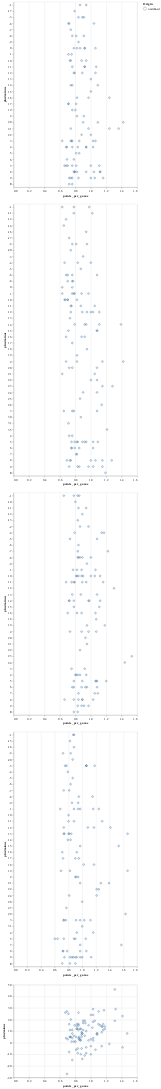

Notebook cell for this chart:
### Code cell
###2019-2020
brush = alt.selection_interval()
signed_chart0 = alt.Chart(signedData0).mark_point().encode(
    x='points_per_game',
    y='plus/minus',
    color=alt.condition(brush, 'Origin:N', alt.value('red'))
    
).add_selection(brush)


####2018-2019
signed_chart1 = alt.Chart(signedData1).mark_point().encode(
    x='points_per_game',
    y='plus/minus',
    color=alt.condition(brush, 'Origin:N', alt.value('green'))
    
).add_selection(brush)

###2017-2018
signed_chart2 = alt.Chart(signedData2).mark_point().encode(
    x='points_per_game',
    y='plus/minus',
    color=alt.condition(brush, 'Origin:N', alt.value('blue'))
    
).add_selection(brush)

###2016-2017
signed_chart3 = alt.Chart(signedData3).mark_point().encode(
    x='points_per_game',
    y='plus/minus',
    color=alt.condition(brush, 'Origin:N', alt.value('yellow'))
    
).add_selection(brush)


###2015-2016
signed_chart4 = alt.Chart(signedData4).mark_point().encode(
    x='points_per_game:Q',
    y='plus/minus:Q',
    color=alt.condition(brush, 'Origin:O', alt.value('black'))
    
).add_selection(brush)



signed_chart0 & signed_chart1 & signed_chart2 & signed_chart3 & signed_chart4

### Figure 1 — Vega-Lite specification as saved in the notebook (floating-point values rounded to 4 significant figures)
{"config": {"view": {"continuousWidth": 400, "continuousHeight": 300}}, "vconcat": [{"data": {"name": "data-ef391a977b0d6a9921dfde7115b8bb86"}, "mark": "point", "encoding": {"color": {"condition": {"type": "nominal", "field": "Origin", "selection": "selector014"}, "value": "red"}, "x": {"type": "quantitative", "field": "points_per_game"}, "y": {"type": "nominal", "field": "plus/minus"}}, "selection": {"selector014": {"type": "interval"}}}, {"data": {"name": "data-d17ae67a3be5913799b0c5e7d660844f"}, "mark": "point", "encoding": {"color": {"condition": {"type": "nominal", "field": "Origin", "selection": "selector014"}, "value": "green"}, "x": {"type": "quantitative", "field": "points_per_game"}, "y": {"type": "nominal", "field": "plus/minus"}}, "selection": {"selector014": {"type": "interval"}}}, {"data": {"name": "data-cd3503a13f211acdaae930c1ab587e7e"}, "mark": "point", "encoding": {"color": {"condition": {"type": "nominal", "field": "Origin", "selection": "selector014"}, "value": "blue"}, "x": {"type": "quantitative", "field": "points_per_game"}, "y": {"type": "nominal", "field": "plus/minus"}}, "selection": {"selector014": {"type": "interval"}}}, {"data": {"name": "data-87914b5b9c08f03e61849525e9f81a67"}, "mark": "point", "encoding": {"color": {"condition": {"type": "nominal", "field": "Origin", "selection": "selector014"}, "value": "yellow"}, "x": {"type": "quantitative", "field": "points_per_game"}, "y": {"type": "nominal", "field": "plus/minus"}}, "selection": {"selector014": {"type": "interval"}}}, {"data": {"name": "data-3b669e1c573d7ffa0ff50f982a45d458"}, "mark": "point", "encoding": {"color": {"condition": {"type": "ordinal", "field": "Origin", "selection": "selector014"}, "value": "black"}, "x": {"type": "quantitative", "field": "points_per_game"}, "y": {"type": "quantitative", "field": "plus/minus"}}, "selection": {"selector014": {"type": "interval"}}}], "$schema": "https://vega.github.io/schema/vega-lite/v4.8.1.json", "datasets": {"data-ef391a977b0d6a9921dfde7115b8bb86": [{"points_per_game": 1.36, "plus/minus": "21"}, {"points_per_game": 1.42, "plus/minus": "20"}, {"points_per_game": 1.24, "plus/minus": "21"}, {"points_per_game": 1.24, "plus/minus": "16"}, {"points_per_game": 1.11, "plus/minus": "7"}, {"points_per_game": 1.05, "plus/minus": "9"}, {"points_per_game": 1.12, "plus/minus": "8"}, {"points_per_game": 1.12, "plus/minus": "8"}, {"points_per_game": 1.06, "plus/minus": "12"}, {"points_per_game": 1.09, "plus/minus": "20"}, {"points_per_game": 1.09, "plus/minus": "14"}, {"points_per_game": 1.03, "plus/minus": "4"}, {"points_per_game": 1.0, "plus/minus": "13"}, {"points_per_game": 1.16, "plus/minus": "9"}, {"points_per_game": 1.06, "plus/minus": "0"}, {"points_per_game": 0.92, "plus/minus": "11"}, {"points_per_game": 0.85, "plus/minus": "3"}, {"points_per_game": 0.94, "plus/minus": "-1"}, {"points_per_game": 0.92, "plus/minus": "0"}, {"points_per_game": 0.92, "plus/minus": "11"}, {"points_per_game": 1.06, "plus/minus": "3"}, {"points_per_game": 1.0, "plus/minus": "22"}, {"points_per_game": 0.94, "plus/minus": "4"}, {"points_per_game": 0.92, "plus/minus": "0"}, {"points_per_game": 1.07, "plus/minus": "11"}, {"points_per_game": 1.03, "plus/minus": "3"}, {"points_per_game": 1.0, "plus/minus": "9"}, {"points_per_game": 0.94, "plus/minus": "10"}, {"points_per_game": 0.94, "plus/minus": "4"}, {"points_per_game": 0.89, "plus/minus": "-3"}, {"points_per_game": 0.89, "plus/minus": "12"}, {"points_per_game": 1.0, "plus/minus": "15"}, {"points_per_game": 0.94, "plus/minus": "8"}, {"points_per_game": 0.91, "plus/minus": "2"}, {"points_per_game": 0.91, "plus/minus": "-3"}, {"points_per_game": 0.86, "plus/minus": "0"}, {"points_per_game": 0.97, "plus/minus": "21"}, {"points_per_game": 0.91, "plus/minus": "-8"}, {"points_per_game": 0.88, "plus/minus": "10"}, {"points_per_game": 0.86, "plus/minus": "-1"}, {"points_per_game": 0.81, "plus/minus": "17"}, {"points_per_game": 1.04, "plus/minus": "8"}, {"points_per_game": 0.97, "plus/minus": "16"}, {"points_per_game": 0.88, "plus/minus": "22"}, {"points_per_game": 0.83, "plus/minus": "4"}, {"points_per_game": 0.81, "plus/minus": "5"}, {"points_per_game": 0.81, "plus/minus": "7"}, {"points_per_game": 0.78, "plus/minus": "0"}, {"points_per_game": 0.85, "plus/minus": "5"}, {"points_per_game": 0.82, "plus/minus": "2"}, {"points_per_game": 0.82, "plus/minus": "0"}, {"points_per_game": 0.82, "plus/minus": "8"}, {"points_per_game": 0.82, "plus/minus": "16"}, {"points_per_game": 0.8, "plus/minus": "19"}, {"points_per_game": 0.78, "plus/minus": "6"}, {"points_per_game": 0.78, "plus/minus": "8"}, {"points_per_game": 0.78, "plus/minus": "12"}, {"points_per_game": 0.74, "plus/minus": "-7"}, {"points_per_game": 0.68, "plus/minus": "4"}, {"points_per_game": 1.04, "plus/minus": "-6"}, {"points_per_game": 0.84, "plus/minus": "-3"}, {"points_per_game": 0.84, "plus/minus": "9"}, {"points_per_game": 0.84, "plus/minus": "-9"}, {"points_per_game": 0.79, "plus/minus": "8"}, {"points_per_game": 0.79, "plus/minus": "12"}, {"points_per_game": 0.79, "plus/minus": "-17"}, {"points_per_game": 0.79, "plus/minus": "8"}, {"points_per_game": 0.75, "plus/minus": "1"}, {"points_per_game": 0.75, "plus/minus": "3"}, {"points_per_game": 0.73, "plus/minus": "10"}, {"points_per_game": 0.71, "plus/minus": "1"}, {"points_per_game": 0.71, "plus/minus": "-6"}, {"points_per_game": 0.71, "plus/minus": "17"}, {"points_per_game": 0.69, "plus/minus": "6"}, {"points_per_game": 0.69, "plus/minus": "4"}, {"points_per_game": 0.68, "plus/minus": "7"}, {"points_per_game": 0.9, "plus/minus": "20"}, {"points_per_game": 0.76, "plus/minus": "4"}, {"points_per_game": 0.76, "plus/minus": "9"}, {"points_per_game": 0.76, "plus/minus": "3"}, {"points_per_game": 0.76, "plus/minus": "E"}, {"points_per_game": 0.74, "plus/minus": "10"}, {"points_per_game": 0.72, "plus/minus": "9"}, {"points_per_game": 0.72, "plus/minus": "E"}, {"points_per_game": 0.72, "plus/minus": "-6"}, {"points_per_game": 0.7, "plus/minus": "7"}, {"points_per_game": 0.63, "plus/minus": "3"}, {"points_per_game": 1.0, "plus/minus": "7"}, {"points_per_game": 0.81, "plus/minus": "-8"}, {"points_per_game": 0.76, "plus/minus": "7"}, {"points_per_game": 0.76, "plus/minus": "14"}, {"points_per_game": 0.76, "plus/minus": "19"}, {"points_per_game": 0.76, "plus/minus": "-8"}, {"points_per_game": 0.76, "plus/minus": "11"}, {"points_per_game": 0.74, "plus/minus": "9"}, {"points_per_game": 0.74, "plus/minus": "14"}, {"points_per_game": 0.74, "plus/minus": "21"}, {"points_per_game": 0.74, "plus/minus": "3"}, {"points_per_game": 0.71, "plus/minus": "17"}, {"points_per_game": 0.66, "plus/minus": "7"}], "data-d17ae67a3be5913799b0c5e7d660844f": [{"points_per_game": 1.39, "plus/minus": "14"}, {"points_per_game": 1.28, "plus/minus": "23"}, {"points_per_game": 1.27, "plus/minus": "8"}, {"points_per_game": 1.21, "plus/minus": "35"}, {"points_per_game": 1.15, "plus/minus": "2"}, {"points_per_game": 1.15, "plus/minus": "8"}, {"points_per_game": 1.15, "plus/minus": "9"}, {"points_per_game": 1.15, "plus/minus": "23"}, {"points_per_game": 1.42, "plus/minus": "2"}, {"points_per_game": 1.05, "plus/minus": "11"}, {"points_per_game": 1.14, "plus/minus": "28"}, {"points_per_game": 1.11, "plus/minus": "12"}, {"points_per_game": 1.08, "plus/minus": "20"}, {"points_per_game": 1.05, "plus/minus": "21"}, {"points_per_game": 1.02, "plus/minus": "-11"}, {"points_per_game": 1.0, "plus/minus": "22"}, {"points_per_game": 1.08, "plus/minus": "24"}, {"points_per_game": 1.08, "plus/minus": "3"}, {"points_per_game": 1.11, "plus/minus": "14"}, {"points_per_game": 1.08, "plus/minus": "-6"}, {"points_per_game": 1.08, "plus/minus": "22"}, {"points_per_game": 1.08, "plus/minus": "15"}, {"points_per_game": 1.03, "plus/minus": "9"}, {"points_per_game": 1.03, "plus/minus": "12"}, {"points_per_game": 0.98, "plus/minus": "-1"}, {"points_per_game": 1.0, "plus/minus": "-4"}, {"points_per_game": 1.03, "plus/minus": "5"}, {"points_per_game": 1.19, "plus/minus": "E"}, {"points_per_game": 1.03, "plus/minus": "6"}, {"points_per_game": 0.97, "plus/minus": "1"}, {"points_per_game": 0.95, "plus/minus": "18"}, {"points_per_game": 1.09, "plus/minus": "5"}, {"points_per_game": 1.0, "plus/minus": "8"}, {"points_per_game": 1.0, "plus/minus": "12"}, {"points_per_game": 0.97, "plus/minus": "9"}, {"points_per_game": 0.95, "plus/minus": "-2"}, {"points_per_game": 0.88, "plus/minus": "16"}, {"points_per_game": 0.95, "plus/minus": "12"}, {"points_per_game": 0.92, "plus/minus": "5"}, {"points_per_game": 0.92, "plus/minus": "16"}, {"points_per_game": 0.9, "plus/minus": "-3"}, {"points_per_game": 0.9, "plus/minus": "24"}, {"points_per_game": 1.06, "plus/minus": "8"}, {"points_per_game": 0.94, "plus/minus": "-16"}, {"points_per_game": 0.94, "plus/minus": "5"}, {"points_per_game": 0.94, "plus/minus": "14"}, {"points_per_game": 0.89, "plus/minus": "5"}, {"points_per_game": 0.87, "plus/minus": "30"}, {"points_per_game": 0.85, "plus/minus": "9"}, {"points_per_game": 0.83, "plus/minus": "-4"}, {"points_per_game": 0.92, "plus/minus": "14"}, {"points_per_game": 0.87, "plus/minus": "11"}, {"points_per_game": 0.85, "plus/minus": "6"}, {"points_per_game": 0.82, "plus/minus": "19"}, {"points_per_game": 0.82, "plus/minus": "10"}, {"points_per_game": 0.76, "plus/minus": "20"}, {"points_per_game": 0.89, "plus/minus": "12"}, {"points_per_game": 0.82, "plus/minus": "7"}, {"points_per_game": 0.82, "plus/minus": "5"}, {"points_per_game": 0.78, "plus/minus": "-1"}, {"points_per_game": 0.86, "plus/minus": "25"}, {"points_per_game": 0.83, "plus/minus": "9"}, {"points_per_game": 0.83, "plus/minus": "5"}, {"points_per_game": 0.81, "plus/minus": "7"}, {"points_per_game": 0.79, "plus/minus": "1"}, {"points_per_game": 0.79, "plus/minus": "5"}, {"points_per_game": 0.79, "plus/minus": "14"}, {"points_per_game": 0.75, "plus/minus": "11"}, {"points_per_game": 0.73, "plus/minus": "13"}, {"points_per_game": 0.71, "plus/minus": "15"}, {"points_per_game": 0.88, "plus/minus": "1"}, {"points_per_game": 0.78, "plus/minus": "-11"}, {"points_per_game": 0.76, "plus/minus": "4"}, {"points_per_game": 0.74, "plus/minus": "11"}, {"points_per_game": 0.74, "plus/minus": "12"}, {"points_per_game": 0.74, "plus/minus": "8"}, {"points_per_game": 0.74, "plus/minus": "-20"}, {"points_per_game": 0.72, "plus/minus": "20"}, {"points_per_game": 0.71, "plus/minus": "31"}, {"points_per_game": 0.69, "plus/minus": "8"}, {"points_per_game": 1.08, "plus/minus": "15"}, {"points_per_game": 0.82, "plus/minus": "2"}, {"points_per_game": 0.78, "plus/minus": "3"}, {"points_per_game": 0.78, "plus/minus": "1"}, {"points_per_game": 0.76, "plus/minus": "-8"}, {"points_per_game": 0.76, "plus/minus": "17"}, {"points_per_game": 0.72, "plus/minus": "9"}, {"points_per_game": 0.68, "plus/minus": "-12"}, {"points_per_game": 0.79, "plus/minus": "6"}, {"points_per_game": 0.77, "plus/minus": "-8"}, {"points_per_game": 0.75, "plus/minus": "5"}, {"points_per_game": 0.75, "plus/minus": "6"}, {"points_per_game": 0.75, "plus/minus": "6"}, {"points_per_game": 0.73, "plus/minus": "8"}, {"points_per_game": 0.66, "plus/minus": "-4"}, {"points_per_game": 0.66, "plus/minus": "10"}, {"points_per_game": 0.87, "plus/minus": "-5"}, {"points_per_game": 0.81, "plus/minus": "-2"}, {"points_per_game": 0.76, "plus/minus": "0"}, {"points_per_game": 0.76, "plus/minus": "1"}, {"points_per_game": 0.76, "plus/minus": "3"}, {"points_per_game": 0.76, "plus/minus": "-6"}, {"points_per_game": 0.76, "plus/minus": "-2"}, {"points_per_game": 0.72, "plus/minus": "4"}, {"points_per_game": 0.72, "plus/minus": "-17"}, {"points_per_game": 0.7, "plus/minus": "-8"}, {"points_per_game": 0.7, "plus/minus": "-6"}, {"points_per_game": 0.7, "plus/minus": "10"}, {"points_per_game": 0.7, "plus/minus": "10"}, {"points_per_game": 0.68, "plus/minus": "16"}, {"points_per_game": 0.68, "plus/minus": "2"}, {"points_per_game": 0.68, "plus/minus": "-6"}, {"points_per_game": 0.67, "plus/minus": "10"}, {"points_per_game": 0.65, "plus/minus": "3"}, {"points_per_game": 0.65, "plus/minus": "-14"}, {"points_per_game": 0.63, "plus/minus": "1"}, {"points_per_game": 0.63, "plus/minus": "0"}, {"points_per_game": 0.63, "plus/minus": "21"}, {"points_per_game": 0.63, "plus/minus": "-1"}], "data-cd3503a13f211acdaae930c1ab587e7e": [{"points_per_game": 1.53, "plus/minus": "23"}, {"points_per_game": 1.44, "plus/minus": "24"}, {"points_per_game": 1.2, "plus/minus": "5"}, {"points_per_game": 1.3, "plus/minus": "12"}, {"points_per_game": 1.12, "plus/minus": "10"}, {"points_per_game": 1.09, "plus/minus": "7"}, {"points_per_game": 1.18, "plus/minus": "19"}, {"points_per_game": 1.22, "plus/minus": "-7"}, {"points_per_game": 1.12, "plus/minus": "14"}, {"points_per_game": 1.07, "plus/minus": "2"}, {"points_per_game": 1.07, "plus/minus": "5"}, {"points_per_game": 1.07, "plus/minus": "18"}, {"points_per_game": 1.17, "plus/minus": "-4"}, {"points_per_game": 1.14, "plus/minus": "-4"}, {"points_per_game": 1.05, "plus/minus": "10"}, {"points_per_game": 0.98, "plus/minus": "14"}, {"points_per_game": 1.08, "plus/minus": "5"}, {"points_per_game": 1.11, "plus/minus": "15"}, {"points_per_game": 1.08, "plus/minus": "-5"}, {"points_per_game": 1.08, "plus/minus": "13"}, {"points_per_game": 1.08, "plus/minus": "6"}, {"points_per_game": 1.05, "plus/minus": "7"}, {"points_per_game": 0.97, "plus/minus": "14"}, {"points_per_game": 0.95, "plus/minus": "21"}, {"points_per_game": 0.89, "plus/minus": "11"}, {"points_per_game": 1.06, "plus/minus": "1"}, {"points_per_game": 1.06, "plus/minus": "5"}, {"points_per_game": 1.03, "plus/minus": "8"}, {"points_per_game": 0.95, "plus/minus": "19"}, {"points_per_game": 1.0, "plus/minus": "10"}, {"points_per_game": 0.93, "plus/minus": "20"}, {"points_per_game": 0.93, "plus/minus": "6"}, {"points_per_game": 0.9, "plus/minus": "10"}, {"points_per_game": 1.16, "plus/minus": "11"}, {"points_per_game": 0.95, "plus/minus": "6"}, {"points_per_game": 0.88, "plus/minus": "2"}, {"points_per_game": 0.86, "plus/minus": "22"}, {"points_per_game": 1.0, "plus/minus": "-8"}, {"points_per_game": 0.97, "plus/minus": "-2"}, {"points_per_game": 0.95, "plus/minus": "-9"}, {"points_per_game": 0.88, "plus/minus": "10"}, {"points_per_game": 0.88, "plus/minus": "16"}, {"points_per_game": 0.97, "plus/minus": "2"}, {"points_per_game": 0.94, "plus/minus": "-11"}, {"points_per_game": 0.94, "plus/minus": "4"}, {"points_per_game": 0.92, "plus/minus": "3"}, {"points_per_game": 0.89, "plus/minus": "5"}, {"points_per_game": 0.83, "plus/minus": "9"}, {"points_per_game": 0.81, "plus/minus": "10"}, {"points_per_game": 0.79, "plus/minus": "11"}, {"points_per_game": 1.06, "plus/minus": "16"}, {"points_per_game": 0.89, "plus/minus": "8"}, {"points_per_game": 0.89, "plus/minus": "-12"}, {"points_per_game": 0.87, "plus/minus": "13"}, {"points_per_game": 0.82, "plus/minus": "16"}, {"points_per_game": 0.8, "plus/minus": "4"}, {"points_per_game": 0.89, "plus/minus": "-8"}, {"points_per_game": 0.86, "plus/minus": "-2"}, {"points_per_game": 0.84, "plus/minus": "-8"}, {"points_per_game": 0.78, "plus/minus": "8"}, {"points_per_game": 0.89, "plus/minus": "8"}, {"points_per_game": 0.86, "plus/minus": "4"}, {"points_per_game": 0.84, "plus/minus": "-6"}, {"points_per_game": 0.84, "plus/minus": "8"}, {"points_per_game": 0.84, "plus/minus": "10"}, {"points_per_game": 0.84, "plus/minus": "7"}, {"points_per_game": 0.84, "plus/minus": "-11"}, {"points_per_game": 0.82, "plus/minus": "10"}, {"points_per_game": 0.78, "plus/minus": "11"}, {"points_per_game": 0.78, "plus/minus": "E"}, {"points_per_game": 0.78, "plus/minus": "15"}, {"points_per_game": 0.7, "plus/minus": "16"}, {"points_per_game": 0.94, "plus/minus": "11"}, {"points_per_game": 0.88, "plus/minus": "6"}, {"points_per_game": 0.88, "plus/minus": "9"}, {"points_per_game": 0.86, "plus/minus": "-8"}, {"points_per_game": 0.83, "plus/minus": "E"}, {"points_per_game": 0.83, "plus/minus": "4"}, {"points_per_game": 0.83, "plus/minus": "-8"}, {"points_per_game": 0.83, "plus/minus": "-7"}, {"points_per_game": 0.83, "plus/minus": "-1"}, {"points_per_game": 0.83, "plus/minus": "-13"}, {"points_per_game": 0.79, "plus/minus": "-4"}, {"points_per_game": 0.77, "plus/minus": "1"}, {"points_per_game": 0.75, "plus/minus": "3"}, {"points_per_game": 0.75, "plus/minus": "11"}, {"points_per_game": 0.73, "plus/minus": "-5"}, {"points_per_game": 0.73, "plus/minus": "2"}, {"points_per_game": 0.68, "plus/minus": "11"}, {"points_per_game": 0.91, "plus/minus": "9"}, {"points_per_game": 0.88, "plus/minus": "1"}, {"points_per_game": 0.81, "plus/minus": "4"}, {"points_per_game": 0.78, "plus/minus": "-1"}, {"points_per_game": 0.78, "plus/minus": "14"}, {"points_per_game": 0.76, "plus/minus": "6"}, {"points_per_game": 0.76, "plus/minus": "13"}, {"points_per_game": 0.72, "plus/minus": "14"}, {"points_per_game": 0.66, "plus/minus": "8"}, {"points_per_game": 0.97, "plus/minus": "9"}, {"points_per_game": 0.85, "plus/minus": "-1"}, {"points_per_game": 0.82, "plus/minus": "1"}, {"points_per_game": 0.8, "plus/minus": "-10"}, {"points_per_game": 0.78, "plus/minus": "5"}, {"points_per_game": 0.78, "plus/minus": "6"}, {"points_per_game": 0.72, "plus/minus": "14"}, {"points_per_game": 0.65, "plus/minus": "-1"}], "data-87914b5b9c08f03e61849525e9f81a67": [{"points_per_game": 1.66, "plus/minus": "13"}, {"points_per_game": 1.66, "plus/minus": "19"}, {"points_per_game": 1.57, "plus/minus": "7"}, {"points_per_game": 1.63, "plus/minus": "29"}, {"points_per_game": 1.53, "plus/minus": "15"}, {"points_per_game": 1.41, "plus/minus": "12"}, {"points_per_game": 1.39, "plus/minus": "21"}, {"points_per_game": 1.27, "plus/minus": "21"}, {"points_per_game": 1.24, "plus/minus": "22"}, {"points_per_game": 1.21, "plus/minus": "22"}, {"points_per_game": 1.29, "plus/minus": "11"}, {"points_per_game": 1.24, "plus/minus": "1"}, {"points_per_game": 1.21, "plus/minus": "24"}, {"points_per_game": 1.16, "plus/minus": "1"}, {"points_per_game": 1.16, "plus/minus": "4"}, {"points_per_game": 1.13, "plus/minus": "9"}, {"points_per_game": 1.17, "plus/minus": "18"}, {"points_per_game": 1.17, "plus/minus": "12"}, {"points_per_game": 1.05, "plus/minus": "5"}, {"points_per_game": 1.02, "plus/minus": "18"}, {"points_per_game": 1.18, "plus/minus": "-3"}, {"points_per_game": 1.15, "plus/minus": "-8"}, {"points_per_game": 1.03, "plus/minus": "3"}, {"points_per_game": 0.97, "plus/minus": "21"}, {"points_per_game": 1.06, "plus/minus": "-3"}, {"points_per_game": 0.97, "plus/minus": "15"}, {"points_per_game": 1.0, "plus/minus": "26"}, {"points_per_game": 0.97, "plus/minus": "7"}, {"points_per_game": 0.95, "plus/minus": "-8"}, {"points_per_game": 0.9, "plus/minus": "5"}, {"points_per_game": 0.88, "plus/minus": "5"}, {"points_per_game": 1.06, "plus/minus": "-3"}, {"points_per_game": 1.0, "plus/minus": "31"}, {"points_per_game": 0.97, "plus/minus": "3"}, {"points_per_game": 0.95, "plus/minus": "17"}, {"points_per_game": 0.92, "plus/minus": "4"}, {"points_per_game": 0.92, "plus/minus": "16"}, {"points_per_game": 0.92, "plus/minus": "9"}, {"points_per_game": 0.9, "plus/minus": "E"}, {"points_per_game": 0.9, "plus/minus": "9"}, {"points_per_game": 0.88, "plus/minus": "1"}, {"points_per_game": 1.06, "plus/minus": "8"}, {"points_per_game": 1.06, "plus/minus": "-3"}, {"points_per_game": 0.9, "plus/minus": "17"}, {"points_per_game": 0.88, "plus/minus": "11"}, {"points_per_game": 0.94, "plus/minus": "1"}, {"points_per_game": 0.81, "plus/minus": "24"}, {"points_per_game": 0.97, "plus/minus": "1"}, {"points_per_game": 0.94, "plus/minus": "2"}, {"points_per_game": 0.87, "plus/minus": "9"}, {"points_per_game": 0.87, "plus/minus": "-1"}, {"points_per_game": 0.85, "plus/minus": "-9"}, {"points_per_game": 0.85, "plus/minus": "9"}, {"points_per_game": 0.82, "plus/minus": "-15"}, {"points_per_game": 0.82, "plus/minus": "19"}, {"points_per_game": 0.82, "plus/minus": "9"}, {"points_per_game": 0.8, "plus/minus": "13"}, {"points_per_game": 0.86, "plus/minus": "-5"}, {"points_per_game": 0.84, "plus/minus": "13"}, {"points_per_game": 0.8, "plus/minus": "10"}, {"points_per_game": 0.74, "plus/minus": "13"}, {"points_per_game": 1.0, "plus/minus": "9"}, {"points_per_game": 0.97, "plus/minus": "8"}, {"points_per_game": 0.86, "plus/minus": "-20"}, {"points_per_game": 0.79, "plus/minus": "14"}, {"points_per_game": 0.91, "plus/minus": "3"}, {"points_per_game": 0.88, "plus/minus": "-1"}, {"points_per_game": 0.83, "plus/minus": "14"}, {"points_per_game": 0.83, "plus/minus": "-6"}, {"points_per_game": 0.81, "plus/minus": "-7"}, {"points_per_game": 0.81, "plus/minus": "13"}, {"points_per_game": 0.79, "plus/minus": "-4"}, {"points_per_game": 0.77, "plus/minus": "27"}, {"points_per_game": 0.73, "plus/minus": "3"}, {"points_per_game": 0.73, "plus/minus": "13"}, {"points_per_game": 0.73, "plus/minus": "5"}, {"points_per_game": 0.71, "plus/minus": "16"}, {"points_per_game": 0.97, "plus/minus": "9"}, {"points_per_game": 0.94, "plus/minus": "-9"}, {"points_per_game": 0.91, "plus/minus": "2"}, {"points_per_game": 0.83, "plus/minus": "-2"}, {"points_per_game": 0.74, "plus/minus": "9"}, {"points_per_game": 0.72, "plus/minus": "8"}, {"points_per_game": 0.72, "plus/minus": "-2"}, {"points_per_game": 0.72, "plus/minus": "17"}, {"points_per_game": 0.71, "plus/minus": "E"}, {"points_per_game": 0.69, "plus/minus": "19"}, {"points_per_game": 1.12, "plus/minus": "3"}, {"points_per_game": 0.9, "plus/minus": "2"}, {"points_per_game": 0.88, "plus/minus": "-16"}, {"points_per_game": 0.8, "plus/minus": "11"}, {"points_per_game": 0.78, "plus/minus": "8"}, {"points_per_game": 0.76, "plus/minus": "3"}, {"points_per_game": 0.72, "plus/minus": "8"}, {"points_per_game": 0.64, "plus/minus": "5"}, {"points_per_game": 1.08, "plus/minus": "12"}, {"points_per_game": 0.82, "plus/minus": "E"}, {"points_per_game": 0.77, "plus/minus": "-3"}, {"points_per_game": 0.75, "plus/minus": "-3"}, {"points_per_game": 0.73, "plus/minus": "3"}, {"points_per_game": 0.73, "plus/minus": "-7"}, {"points_per_game": 0.73, "plus/minus": "12"}, {"points_per_game": 0.68, "plus/minus": "1"}, {"points_per_game": 0.6, "plus/minus": "5"}], "data-3b669e1c573d7ffa0ff50f982a45d458": [{"points_per_game": 1.41, "plus/minus": "23"}, {"points_per_game": 1.32, "plus/minus": "29"}, {"points_per_game": 1.41, "plus/minus": "-4"}, {"points_per_game": 1.31, "plus/minus": "19"}, {"points_per_game": 1.31, "plus/minus": "46"}, {"points_per_game": 1.16, "plus/minus": "16"}, {"points_per_game": 1.14, "plus/minus": "14"}, {"points_per_game": 1.17, "plus/minus": "28"}, {"points_per_game": 1.47, "plus/minus": "8"}, {"points_per_game": 1.15, "plus/minus": "14"}, {"points_per_game": 1.24, "plus/minus": "-1"}, {"points_per_game": 1.18, "plus/minus": "12"}, {"points_per_game": 1.18, "plus/minus": "14"}, {"points_per_game": 1.12, "plus/minus": "15"}, {"points_per_game": 1.1, "plus/minus": "16"}, {"points_per_game": 1.16, "plus/minus": "11"}, {"points_per_game": 1.1, "plus/minus": "27"}, {"points_per_game": 1.05, "plus/minus": "19"}, {"points_per_game": 1.08, "plus/minus": "7"}, {"points_per_game": 1.08, "plus/minus": "8"}, {"points_per_game": 1.08, "plus/minus": "8"}, {"points_per_game": 1.02, "plus/minus": "13"}, {"points_per_game": 1.14, "plus/minus": "9"}, {"points_per_game": 1.14, "plus/minus": "-3"}, {"points_per_game": 1.0, "plus/minus": "24"}, {"points_per_game": 1.0, "plus/minus": "E"}, {"points_per_game": 0.97, "plus/minus": "15"}, {"points_per_game": 0.97, "plus/minus": "2"}, {"points_per_game": 1.03, "plus/minus": "29"}, {"points_per_game": 1.0, "plus/minus": "-3"}, {"points_per_game": 1.03, "plus/minus": "18"}, {"points_per_game": 1.03, "plus/minus": "24"}, {"points_per_game": 1.0, "plus/minus": "-10"}, {"points_per_game": 0.93, "plus/minus": "17"}, {"points_per_game": 0.9, "plus/minus": "17"}, {"points_per_game": 0.9, "plus/minus": "19"}, {"points_per_game": 0.86, "plus/minus": "12"}, {"points_per_game": 1.03, "plus/minus": "2"}, {"points_per_game": 1.0, "plus/minus": "3"}, {"points_per_game": 0.92, "plus/minus": "19"}, {"points_per_game": 0.92, "plus/minus": "E"}, {"points_per_game": 0.9, "plus/minus": "11"}, {"points_per_game": 0.88, "plus/minus": "9"}, {"points_per_game": 0.92, "plus/minus": "-11"}, {"points_per_game": 0.89, "plus/minus": "8"}, {"points_per_game": 0.87, "plus/minus": "12"}, {"points_per_game": 1.06, "plus/minus": "-6"}, {"points_per_game": 0.92, "plus/minus": "6"}, {"points_per_game": 0.89, "plus/minus": "8"}, {"points_per_game": 0.87, "plus/minus": "2"}, {"points_per_game": 0.82, "plus/minus": "14"}, {"points_per_game": 0.94, "plus/minus": "10"}, {"points_per_game": 0.94, "plus/minus": "-9"}, {"points_per_game": 0.94, "plus/minus": "-4"}, {"points_per_game": 0.89, "plus/minus": "-14"}, {"points_per_game": 0.89, "plus/minus": "E"}, {"points_per_game": 0.86, "plus/minus": "2"}, {"points_per_game": 0.84, "plus/minus": "16"}, {"points_per_game": 0.84, "plus/minus": "4"}, {"points_per_game": 0.82, "plus/minus": "12"}, {"points_per_game": 0.82, "plus/minus": "16"}, {"points_per_game": 0.76, "plus/minus": "11"}, {"points_per_game": 0.84, "plus/minus": "26"}, {"points_per_game": 0.84, "plus/minus": "15"}, {"points_per_game": 0.82, "plus/minus": "12"}, {"points_per_game": 0.76, "plus/minus": "4"}, {"points_per_game": 1.03, "plus/minus": "4"}, {"points_per_game": 0.88, "plus/minus": "7"}, {"points_per_game": 0.86, "plus/minus": "3"}, {"points_per_game": 0.83, "plus/minus": "-5"}, {"points_per_game": 0.83, "plus/minus": "-9"}, {"points_per_game": 0.81, "plus/minus": "5"}, {"points_per_game": 0.85, "plus/minus": "3"}, {"points_per_game": 0.81, "plus/minus": "-6"}, {"points_per_game": 0.78, "plus/minus": "6"}, {"points_per_game": 0.74, "plus/minus": "5"}, {"points_per_game": 0.67, "plus/minus": "26"}, {"points_per_game": 0.88, "plus/minus": "-5"}, {"points_per_game": 0.88, "plus/minus": "5"}, {"points_per_game": 0.85, "plus/minus": "5"}, {"points_per_game": 0.82, "plus/minus": "E"}, {"points_per_game": 0.8, "plus/minus": "1"}, {"points_per_game": 0.78, "plus/minus": "1"}, {"points_per_game": 0.76, "plus/minus": "8"}, {"points_per_game": 0.76, "plus/minus": "-15"}, {"points_per_game": 0.74, "plus/minus": "20"}, {"points_per_game": 0.72, "plus/minus": "16"}, {"points_per_game": 0.72, "plus/minus": "-8"}, {"points_per_game": 0.7, "plus/minus": "3"}, {"points_per_game": 0.68, "plus/minus": "4"}, {"points_per_game": 0.87, "plus/minus": "-10"}, {"points_per_game": 0.84, "plus/minus": "11"}, {"points_per_game": 0.79, "plus/minus": "15"}, {"points_per_game": 0.75, "plus/minus": "1"}, {"points_per_game": 0.73, "plus/minus": "11"}, {"points_per_game": 0.73, "plus/minus": "5"}, {"points_per_game": 0.73, "plus/minus": "5"}, {"points_per_game": 0.71, "plus/minus": "25"}, {"points_per_game": 0.69, "plus/minus": "-27"}, {"points_per_game": 0.69, "plus/minus": "27"}]}}
